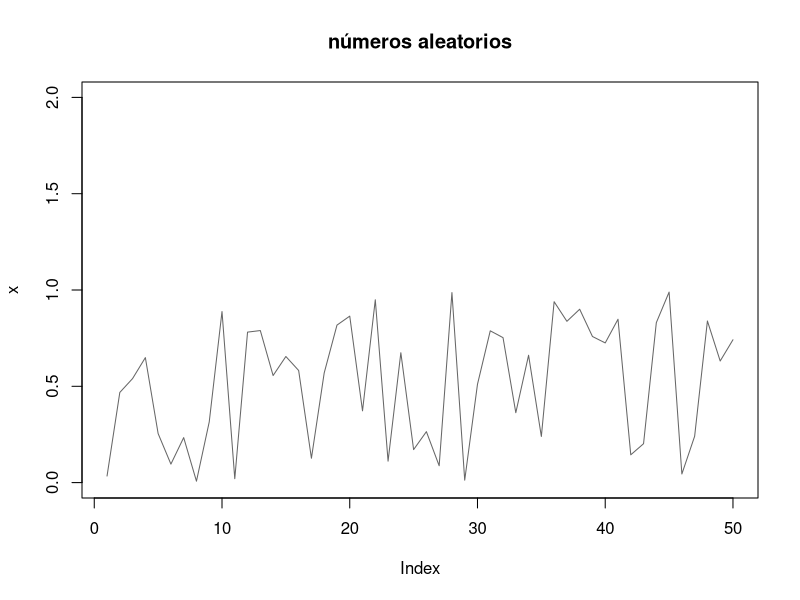
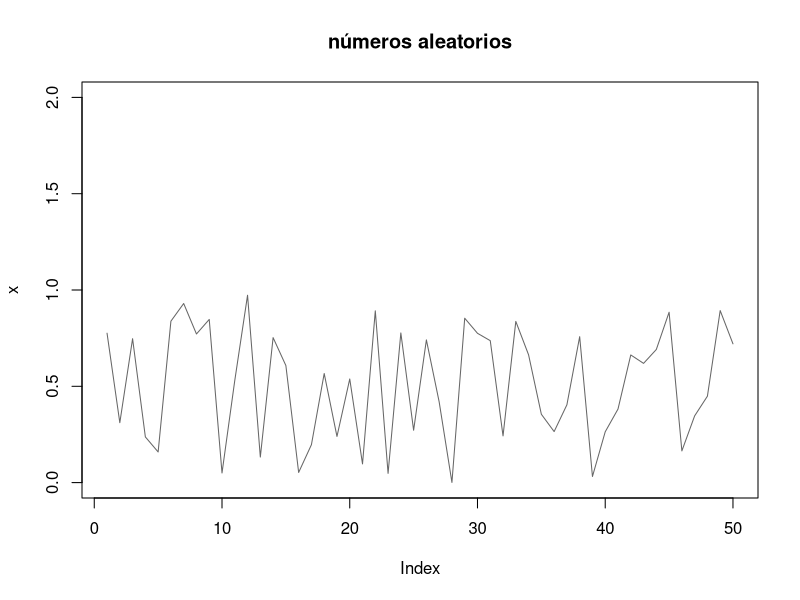
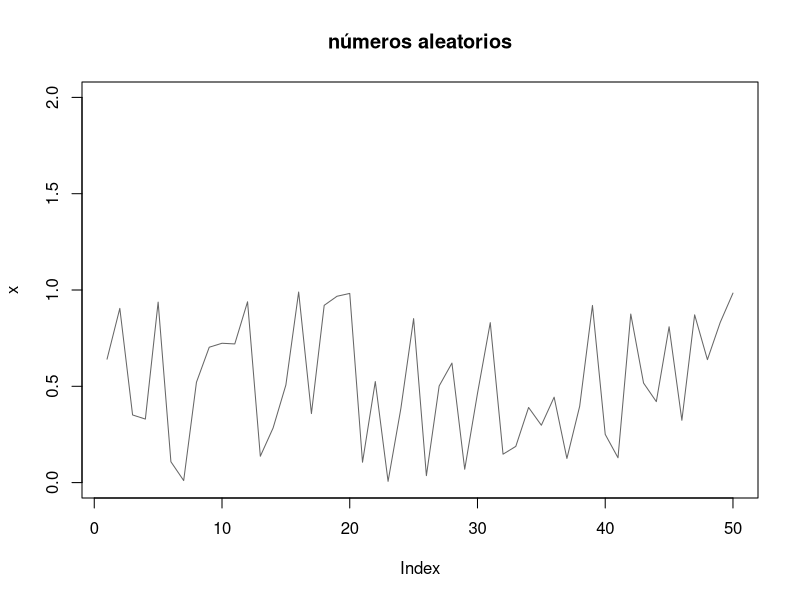
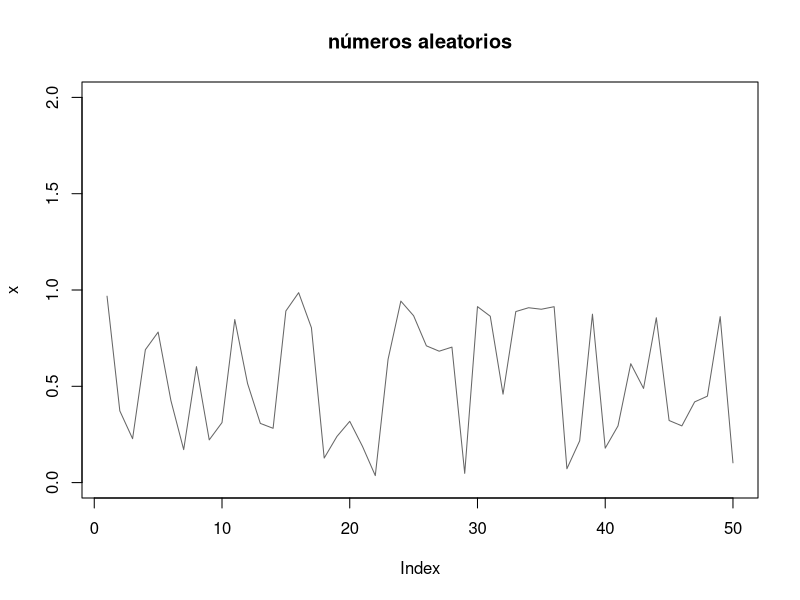
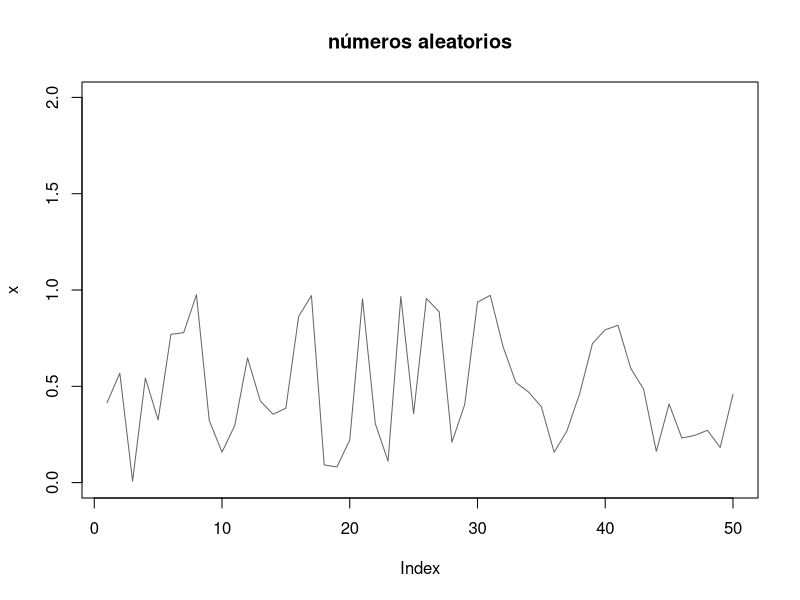
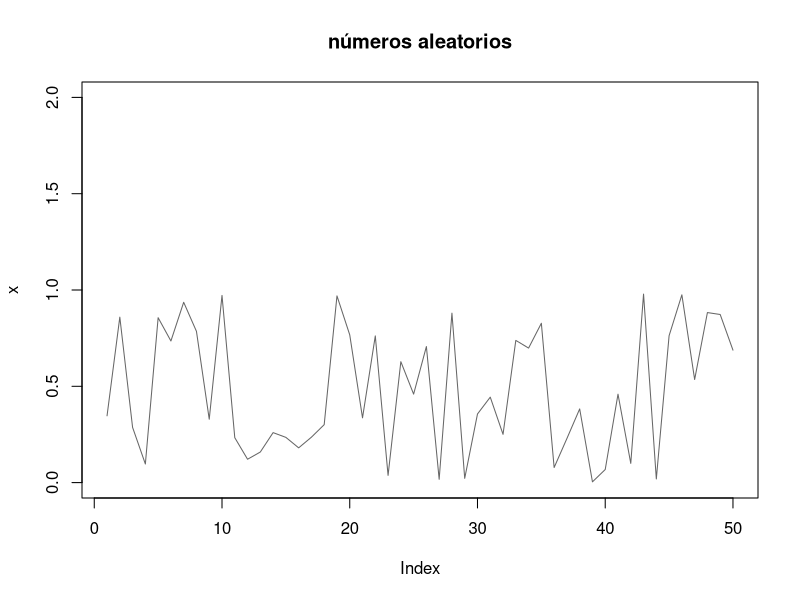
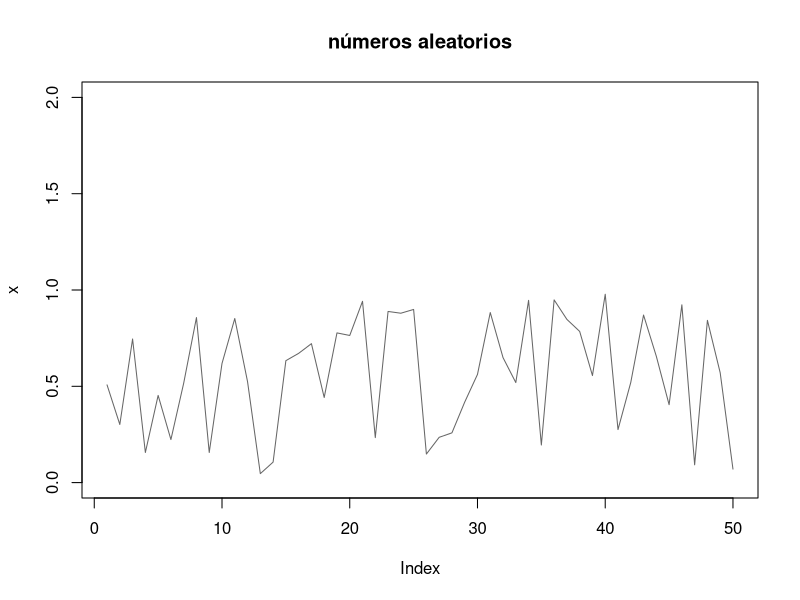
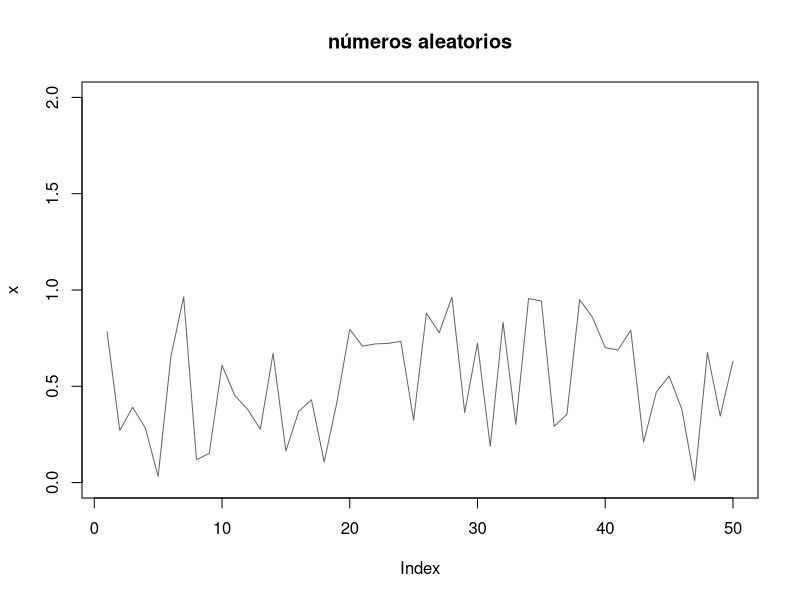

The R source for these figures, in order: (Note: this script raises an error after producing the figures.)
## ---- chunk 1
knitr::opts_chunk$set(echo = TRUE)
## ---- chunk 2
i = 0:1
((2^i)^20)
## ---- chunk 3
n = 0:4
((2*n+1)^13)
## ---- chunk 4
i = 0:1
vuno <- ((2^i)^20)
n = 0:4
vdos <-((2*n+1)^13)
intersect(vuno, vdos)
## ---- chunk 5
t = 0:1
(sin(2*pi*t))^5
## ---- chunk 6
runif(10)
## ---- chunk 7
c("a", "b", "c", "d", "e", "f", "g", "h", "i", "j", "k", "l", "m", "n", "o")
## ---- chunk 8
x1 <- c("1","2",2+3i,5+41)
x2 <- log(c(T,T,T,T,F))
x3 <- !(c(1,3,4,12,12.1,99,100))
x4 <- c(1,2,3)<"a"
x5 <- 1:10
## ---- chunk 9
vec1 <- c(1:3)
vec2 <- c(4:6)
matrix(c(vec1, vec2), nrow = 2, ncol = 3, byrow = TRUE)
## ---- chunk 10
veca = "a"
matrix(veca, nrow = 4, ncol = 4)
## ---- chunk 11
vec1 = "u"
vec2 = "q"
vec3 = "r"
vec4 = "o"
vec5 = "o"
matrix(c(vec1, vec2, vec3, vec4, vec5), nrow = 5, ncol = 5, byrow= TRUE)
## ---- chunk 12
num1 <- 2 + 3i
num2 <- 1 - 2i
num3 <- 1 + 4i
num4 <- 3 - 5i
matrix(c(num1, num2, num3, num4), nrow = 2, ncol = 2)
## ---- chunk 13
for(i in 1:40){
  x <- runif(50)
  write(x, paste("archivo", i, ".txt", sep = ""), sep = "\n")
  pdf(paste("archivo", i, ".pdf", sep = ""))
  plot(x, type = "l", main = "números aleatorios", col = "gray40", ylim = c(0, 2))
  dev.off()
}
